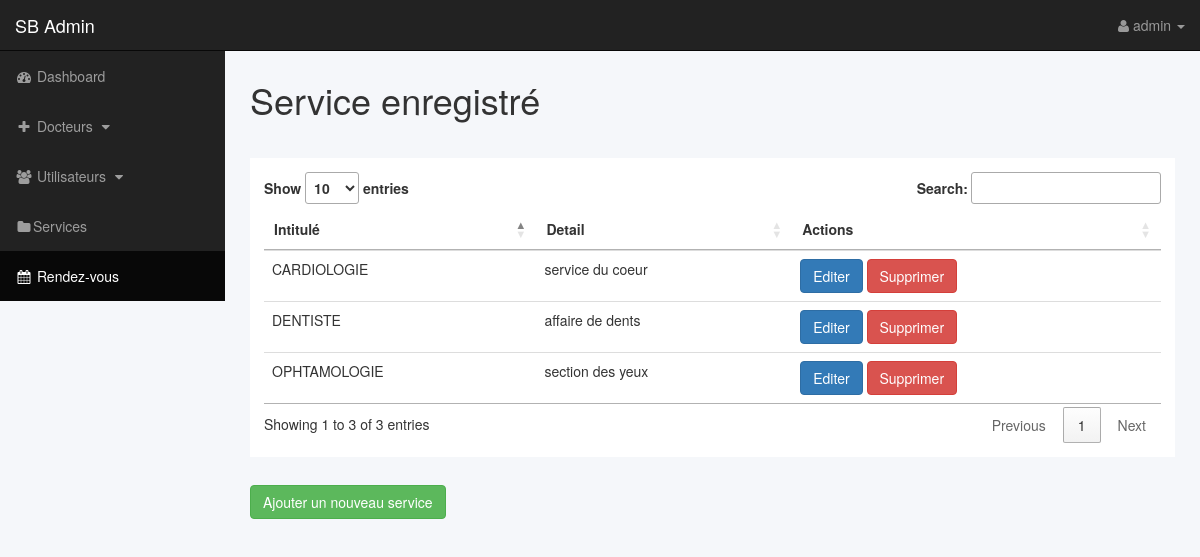
Page /admin/services.php (signed in) on the committed database.
### tables this page shows
CREATE TABLE `roles` (
  `id` int(11) NOT NULL,
  `titre` varchar(100) NOT NULL,
  `details` text NOT NULL
);

### admin/includes/view_all_services.php (the view)
<h1>Service enregistré</h1>
<div class="row">
    <div class="col-lg-12 col-xl-11">
        <div class="card px-2 box-shadow " style="margin:2em auto;padding:1em; background-color:white;overflow:auto;">
            <div class="card-body">
                <table class="table bordered hover" id="tables" width="100%" cellspacing="0">
                    <thead>
                        <tr>
                            <th>Intitulé</th>
                            <th>Detail</th>
                            <th>Actions</th>
                        </tr>
                    </thead>
                    <tbody>
                        <?php
                        $query = "SELECT * FROM roles";
                        $select_all_roles = mysqli_query($db, $query);
                        while ($row = $select_all_roles->fetch_assoc()) {
                        ?>
                            <tr>
                                <td class="text-uppercase"><?php echo $row['titre'] ?></td>
                                <td><?php echo $row['details'] ?></td>
                                <td>
                                    <a href="?edit=<?php echo $row['id'] ?>" class="btn btn-primary">Editer</a>
                                    <a href="?delete=<?php echo $row['id'] ?>" class="btn btn-danger">Supprimer</a>
                                </td>
                            </tr>
                        <?php }
                        ?>
                    </tbody>
                </table>
            </div>
        </div>
        <a href='?source=add_service' class='btn btn-success'>Ajouter un nouveau service</a>
    </div>
</div>

### css/sb-admin.css (style rules this page uses)
body { margin-top: 100px; background-color: #222; }
@media (min-width:768px) { body { margin-top: 50px; } }

### admin/includes/header.php (style rules this page uses)
body { background-color: #f5f7fa; }

### rows in the picture
roles: titre "CARDIOLOGIE", details "service du coeur"
roles: titre "DENTISTE", details "affaire de dents"
roles: titre "OPHTAMOLOGIE", details "section des yeux"

### other values in the picture
$_SESSION['hp_admin_pseudo'] "admin"
